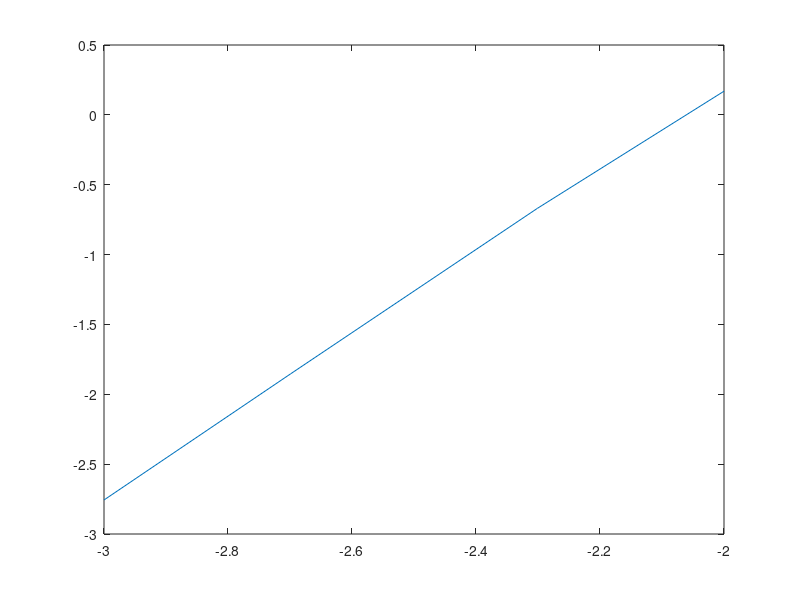

Write MATLAB code to recreate this figure.
function IntegratorTests

% Can delete later, test of RK3CN variable time-step integrator 
errstore = [];
tvec = [0.0001 0.001 0.002 0.005 0.01 ];%0.02 0.05 0.1 0.2];
for dt = tvec
y = [0;2;20];
% y = [0;2];
t_final = 2*pi;
t=0;
ystore = [t;y];

a0=8/15;a1=5/12;a2=3/4;
b1=-17/60;b2=-5/12;

f = @lorenz;
while t<t_final
    
%     y = y + f(y,t)*dt;
    rhs = f(y,t);
    y = y + dt*a0*rhs;
    rhs2 = f(y,t);
    y = y + dt*(a1*rhs2+ b1*rhs);
    rhs = f(y,t);
    y = y + dt*(a2*rhs + b2*rhs2);
    
    t=t+dt;
    
    ystore = [ystore [t;y]];
end

% plot3(ystore(1,:),ystore(2,:),ystore(3,:))
% plot(ystore(1,:),ystore(2,:))
if dt == 0.0001
    solstore = ystore;
else
    ytrue = solstore(2:end,1:dt/0.0001:end);
    errstore = [errstore sum(sum(sqrt((ytrue-ystore(2:end,1:end-1)).^2)))/length(ystore)];
end



end
% Checked and this is 3rd order in time
plot(log10(tvec(2:end)),log10(errstore))

end

function out = lorenz(y,t)

out = [10*(y(2)-y(1)); y(1)*(28-y(3))-y(2); y(1)*y(2)-8/3*y(3)];
end


function out = HO(y,t)

out = [y(2); -y(1)];
end
